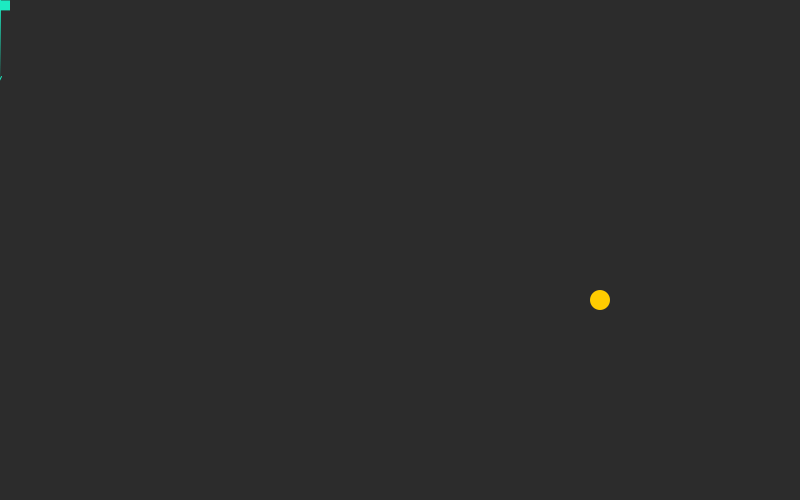
Frame 1 (no input)
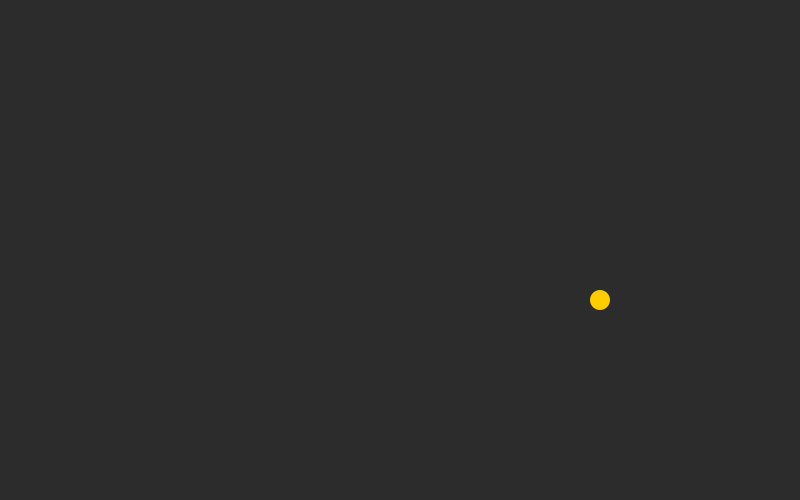
Frame 60 (the mouse pressed at the canvas centre just before this capture)
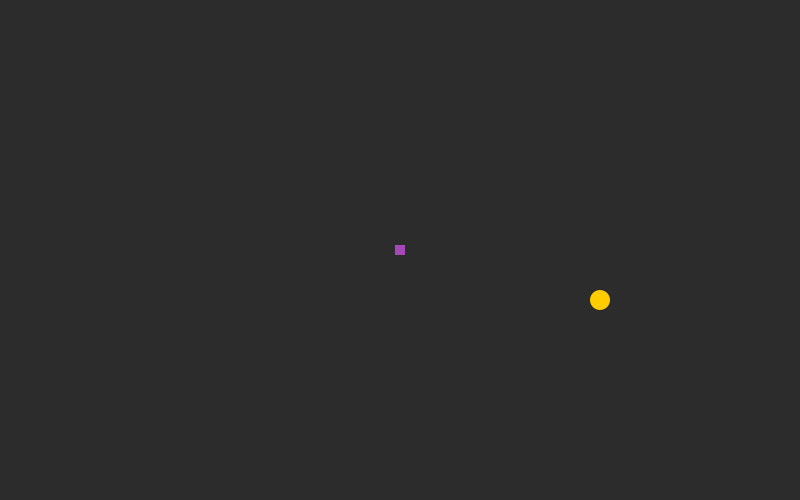
Frame 120 (the mouse held since frame 60 and released just before this capture)

The Processing sketch that drew these frames (run headless with seeded random() and noise(); from frame 60 on, the mouse is pressed at the canvas centre):

// Processing sketch: processing_79732
// ── processing_79732.pde


PVector targetPosition; 

PVector startPosition;
PVector position;
PVector velocity;
 
PVector gravity;
 
float mass = 10;

 
void setup() {
  size(800, 500);
  frameRate(25);
  smooth();
  
  targetPosition = new PVector(600, 300);
   
  startPosition = new PVector(); // (0, 0)
   
  position = new PVector(0, 0);
  velocity = new PVector(0, 0);
  gravity = new PVector(0, 0.4);  // gravity goes down
}
 
void draw() {
  background(44);
 
  /* Calculate the movement */   
  PVector acceleration = new PVector();
  acceleration.add(gravity);
   
  velocity.add(acceleration);
 
  position.add(velocity);
 
 
  /* Draw the object */
  noStroke();
  fill(28, 234, 193);
 
  rect(position.x, position.y, mass, mass);
   
 float distance = position.dist(targetPosition);
 
 
 if(distance < 100) {
    //targetPosition.x = targetPosition.x + 20; 
     fill(166, 72, 183);
   
 
 } else {
   fill(255, 204, 0);
   
 }
    
   
 ellipse(targetPosition.x, targetPosition.y, 20, 20);
 

  /* Draw slingshot */
  if(mousePressed) {
    stroke(166, 72, 183);
    line(mouseX, mouseY, startPosition.x, startPosition.y);
     
    noStroke();
    fill(166, 72, 183);
     
    rectMode(CENTER);
    rect(startPosition.x, startPosition.y, 10, 10);
  }
   
   
  /* Draw vectors */
  stroke(28, 234, 193);
  drawVector(velocity, position, 20);
  stroke(28, 234, 193);
  drawVector(acceleration, position, 200);
}
 
 
void mousePressed() {
  startPosition.set(mouseX, mouseY, 0);
}
 
 
void mouseReleased() {
  position.set(startPosition);   // Begin where we started dragging
   
  PVector mouseDirection = new PVector(mouseX, mouseY);   // Calculate the shooting direction & strength
  mouseDirection.sub(startPosition);
  mouseDirection.mult(-1);   // Other way
  mouseDirection.mult(0.15);  // Scale it down
 
  velocity.set(mouseDirection);
}
 
void drawVector(PVector vec, PVector base, float len) {
  pushMatrix();
  float arrowSize = 4;
  translate(base.x, base.y);
  rotate(vec.heading2D());
  float lineLength = vec.mag() * len;
  line(0, 0, lineLength, 0);
  line(lineLength, 0,lineLength - arrowSize, arrowSize * 0.5);
  line(lineLength, 0,lineLength - arrowSize,-arrowSize * 0.5);
  popMatrix();
}
